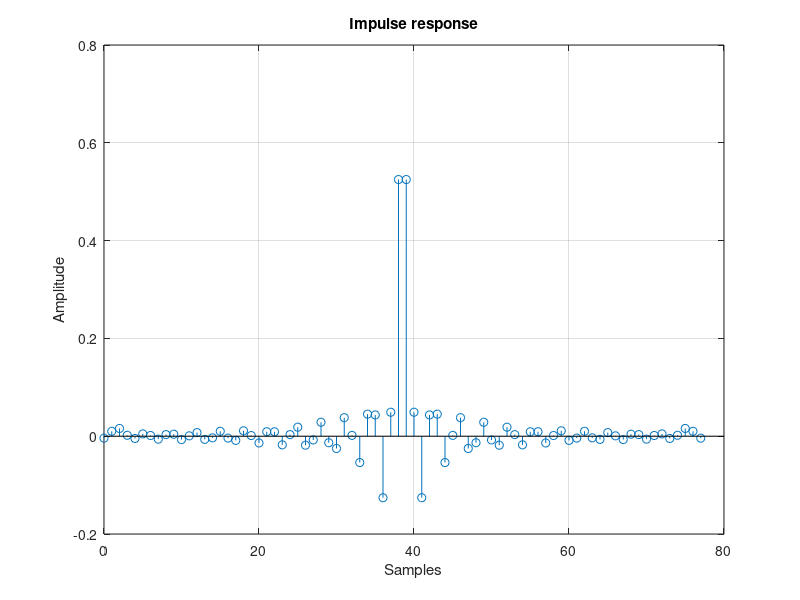
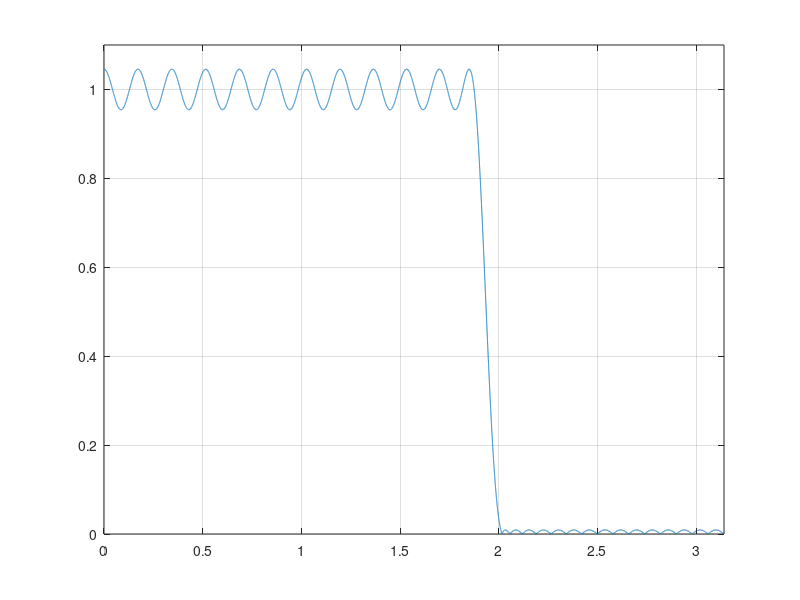
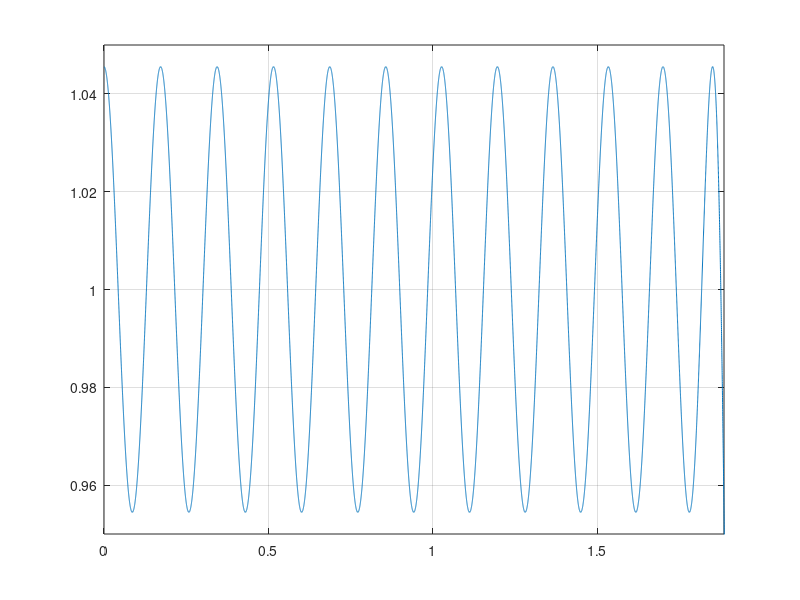
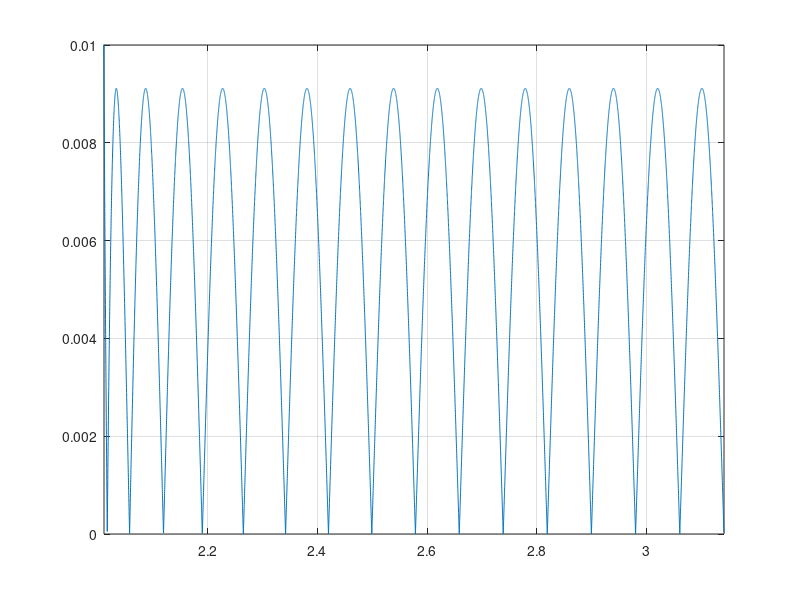

Recreate these plots in MATLAB, in order.
%%%John Pratt
%%%Lab HW #9
%%%Section L05
%%%Rec: Prof. Zhang
%%%Lecture: 11 AM
%%%02-Apr-2015
%%%HW Grader: K. Xu
%%%%%%%%%%%%%%%%%%%%%%%%%%%%%%%%%%%%%%%%%%%%%%%%%%%%%%%%%%%%%%%%%%%%%%%%%%%

%% a) 
clear;
clc;
Fs = 10000;
F = [0.6*pi 0.64*pi]/(2*pi)*Fs;
A = [1 0];
DEV = [0.05 0.01];
[M,Fo,Ao,W] = firpmord(F,A,DEV,Fs);
bk = firpm(M+2,Fo,Ao,W);

ww = 0:1/Fs:pi;
HH = freqz(bk,1,ww);
stem(0:M+2,bk);
grid on;
title('Impulse response');
xlabel('Samples');
ylabel('Amplitude');

figure;
plot(ww,abs(HH));
grid on;
axis([0,pi,0 1.1]);

figure;
plot(ww, abs(HH));
grid on;
axis([0, 0.6*pi,0.95,1.05]);

figure;
plot(ww, abs(HH));
grid on;
axis([0.64*pi,pi,0,0.01]);

figure;
plot(ww,angle(HH));
grid on;
axis([0 0.17 -pi pi]);
slope = (-pi - pi)/(0.085 - -0.085);